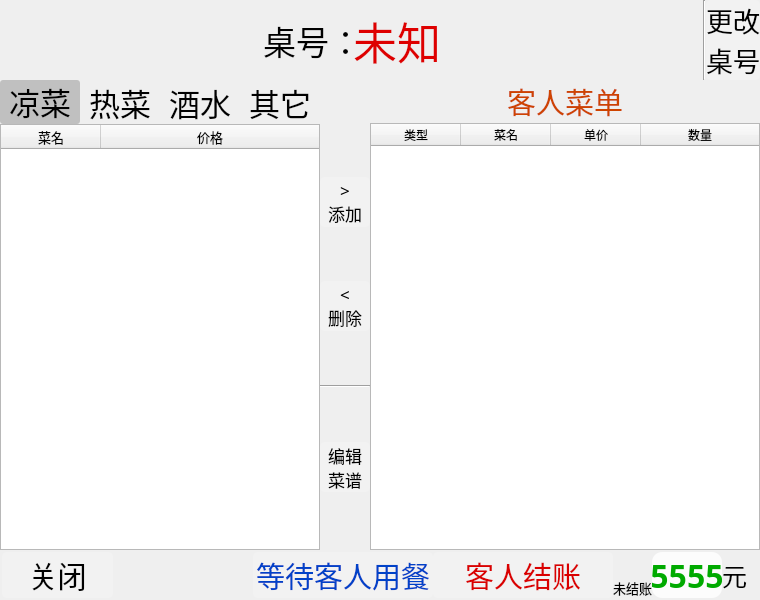
<?xml version="1.0" encoding="UTF-8"?>
<ui version="4.0">
 <class>NewGuests</class>
 <widget class="QWidget" name="NewGuests">
  <property name="geometry">
   <rect>
    <x>0</x>
    <y>0</y>
    <width>760</width>
    <height>600</height>
   </rect>
  </property>
  <property name="minimumSize">
   <size>
    <width>760</width>
    <height>600</height>
   </size>
  </property>
  <property name="maximumSize">
   <size>
    <width>760</width>
    <height>16777215</height>
   </size>
  </property>
  <property name="font">
   <font>
    <family>楷体</family>
   </font>
  </property>
  <property name="windowTitle">
   <string>枫林苑农庄——新客点餐</string>
  </property>
  <property name="styleSheet">
   <string notr="true">
QWidget#NewGuests {border-image: url(:/bg2.jpg);}
QWidget#NewGuests QTabWidget:pane {border: none;}
QWidget#NewGuests QTabBar:tab {background:transparent;border-radius:3px;width:80;}
QWidget#NewGuests QTabBar:tab:hover {background: rgba(0,0,0,50);}
QWidget#NewGuests QTabBar:tab:selected {background: rgba(0,0,0,50);}

QTableWidget {border-image: url(:/bg4.jpg);alternate-background-color: rgba(0, 0, 0, 20);}
QTableWidget::item:selected {background-color: lightgreen;}


QPushButton {background: rgba(255, 255, 255, 50);border-radius:5px;}
QPushButton:hover {background: rgba(0, 0, 0, 50);}

</string>
  </property>
  <layout class="QVBoxLayout" name="verticalLayout_5">
   <property name="spacing">
    <number>0</number>
   </property>
   <property name="leftMargin">
    <number>0</number>
   </property>
   <property name="topMargin">
    <number>0</number>
   </property>
   <property name="rightMargin">
    <number>0</number>
   </property>
   <property name="bottomMargin">
    <number>0</number>
   </property>
   <item>
    <widget class="QWidget" name="widget_3" native="true">
     <property name="minimumSize">
      <size>
       <width>0</width>
       <height>80</height>
      </size>
     </property>
     <layout class="QHBoxLayout" name="horizontalLayout">
      <property name="spacing">
       <number>0</number>
      </property>
      <property name="leftMargin">
       <number>0</number>
      </property>
      <property name="topMargin">
       <number>0</number>
      </property>
      <property name="rightMargin">
       <number>0</number>
      </property>
      <property name="bottomMargin">
       <number>0</number>
      </property>
      <item>
       <spacer name="horizontalSpacer_2">
        <property name="orientation">
         <enum>Qt::Horizontal</enum>
        </property>
        <property name="sizeHint" stdset="0">
         <size>
          <width>40</width>
          <height>20</height>
         </size>
        </property>
       </spacer>
      </item>
      <item>
       <widget class="QLabel" name="label">
        <property name="minimumSize">
         <size>
          <width>90</width>
          <height>80</height>
         </size>
        </property>
        <property name="maximumSize">
         <size>
          <width>90</width>
          <height>80</height>
         </size>
        </property>
        <property name="font">
         <font>
          <family>黑体</family>
          <pointsize>25</pointsize>
         </font>
        </property>
        <property name="text">
         <string>桌号：</string>
        </property>
       </widget>
      </item>
      <item>
       <widget class="QLabel" name="labDeskName">
        <property name="minimumSize">
         <size>
          <width>0</width>
          <height>80</height>
         </size>
        </property>
        <property name="maximumSize">
         <size>
          <width>1111</width>
          <height>80</height>
         </size>
        </property>
        <property name="font">
         <font>
          <family>黑体</family>
          <pointsize>33</pointsize>
         </font>
        </property>
        <property name="styleSheet">
         <string notr="true">color: rgb(222, 0, 0);</string>
        </property>
        <property name="text">
         <string>未知</string>
        </property>
        <property name="alignment">
         <set>Qt::AlignCenter</set>
        </property>
       </widget>
      </item>
      <item>
       <spacer name="horizontalSpacer">
        <property name="orientation">
         <enum>Qt::Horizontal</enum>
        </property>
        <property name="sizeHint" stdset="0">
         <size>
          <width>40</width>
          <height>20</height>
         </size>
        </property>
       </spacer>
      </item>
      <item>
       <widget class="Line" name="line_2">
        <property name="orientation">
         <enum>Qt::Vertical</enum>
        </property>
       </widget>
      </item>
      <item>
       <widget class="QPushButton" name="btnChangeDesk">
        <property name="sizePolicy">
         <sizepolicy hsizetype="Minimum" vsizetype="Minimum">
          <horstretch>0</horstretch>
          <verstretch>0</verstretch>
         </sizepolicy>
        </property>
        <property name="font">
         <font>
          <family>楷体</family>
          <pointsize>20</pointsize>
         </font>
        </property>
        <property name="text">
         <string>更改
桌号</string>
        </property>
       </widget>
      </item>
     </layout>
    </widget>
   </item>
   <item>
    <widget class="QWidget" name="widget_4" native="true">
     <property name="maximumSize">
      <size>
       <width>16777215</width>
       <height>16777215</height>
      </size>
     </property>
     <layout class="QHBoxLayout" name="horizontalLayout_2">
      <property name="spacing">
       <number>0</number>
      </property>
      <property name="leftMargin">
       <number>0</number>
      </property>
      <property name="topMargin">
       <number>0</number>
      </property>
      <property name="rightMargin">
       <number>0</number>
      </property>
      <property name="bottomMargin">
       <number>0</number>
      </property>
      <item>
       <widget class="QTabWidget" name="tabWidget">
        <property name="minimumSize">
         <size>
          <width>320</width>
          <height>0</height>
         </size>
        </property>
        <property name="maximumSize">
         <size>
          <width>320</width>
          <height>16777215</height>
         </size>
        </property>
        <property name="font">
         <font>
          <family>楷体</family>
          <pointsize>23</pointsize>
         </font>
        </property>
        <property name="currentIndex">
         <number>0</number>
        </property>
        <widget class="QWidget" name="tabWidColdDish3">
         <attribute name="title">
          <string>凉菜</string>
         </attribute>
         <layout class="QVBoxLayout" name="verticalLayout_2">
          <property name="spacing">
           <number>0</number>
          </property>
          <property name="leftMargin">
           <number>0</number>
          </property>
          <property name="topMargin">
           <number>0</number>
          </property>
          <property name="rightMargin">
           <number>0</number>
          </property>
          <property name="bottomMargin">
           <number>0</number>
          </property>
          <item>
           <widget class="QTableWidget" name="tableWidColdDish3">
            <property name="font">
             <font>
              <pointsize>10</pointsize>
             </font>
            </property>
            <property name="focusPolicy">
             <enum>Qt::NoFocus</enum>
            </property>
            <property name="editTriggers">
             <set>QAbstractItemView::NoEditTriggers</set>
            </property>
            <property name="alternatingRowColors">
             <bool>true</bool>
            </property>
            <property name="selectionBehavior">
             <enum>QAbstractItemView::SelectRows</enum>
            </property>
            <property name="gridStyle">
             <enum>Qt::NoPen</enum>
            </property>
            <attribute name="horizontalHeaderStretchLastSection">
             <bool>true</bool>
            </attribute>
            <column>
             <property name="text">
              <string>菜名</string>
             </property>
            </column>
            <column>
             <property name="text">
              <string>价格</string>
             </property>
            </column>
           </widget>
          </item>
         </layout>
        </widget>
        <widget class="QWidget" name="tabWidHotDishes3">
         <attribute name="title">
          <string>热菜</string>
         </attribute>
         <layout class="QVBoxLayout" name="verticalLayout_3">
          <property name="spacing">
           <number>0</number>
          </property>
          <property name="leftMargin">
           <number>0</number>
          </property>
          <property name="topMargin">
           <number>0</number>
          </property>
          <property name="rightMargin">
           <number>0</number>
          </property>
          <property name="bottomMargin">
           <number>0</number>
          </property>
          <item>
           <widget class="QTableWidget" name="tableWidHotDishes3">
            <property name="font">
             <font>
              <pointsize>10</pointsize>
             </font>
            </property>
            <property name="focusPolicy">
             <enum>Qt::NoFocus</enum>
            </property>
            <property name="editTriggers">
             <set>QAbstractItemView::NoEditTriggers</set>
            </property>
            <property name="selectionBehavior">
             <enum>QAbstractItemView::SelectRows</enum>
            </property>
            <property name="gridStyle">
             <enum>Qt::NoPen</enum>
            </property>
            <attribute name="horizontalHeaderStretchLastSection">
             <bool>true</bool>
            </attribute>
            <column>
             <property name="text">
              <string>菜名</string>
             </property>
            </column>
            <column>
             <property name="text">
              <string>价格</string>
             </property>
            </column>
           </widget>
          </item>
         </layout>
        </widget>
        <widget class="QWidget" name="tabWidDrinks3">
         <attribute name="title">
          <string>酒水</string>
         </attribute>
         <layout class="QVBoxLayout" name="verticalLayout_4">
          <property name="spacing">
           <number>0</number>
          </property>
          <property name="leftMargin">
           <number>0</number>
          </property>
          <property name="topMargin">
           <number>0</number>
          </property>
          <property name="rightMargin">
           <number>0</number>
          </property>
          <property name="bottomMargin">
           <number>0</number>
          </property>
          <item>
           <widget class="QTableWidget" name="tableWidDrinks3">
            <property name="font">
             <font>
              <pointsize>10</pointsize>
             </font>
            </property>
            <property name="focusPolicy">
             <enum>Qt::NoFocus</enum>
            </property>
            <property name="editTriggers">
             <set>QAbstractItemView::NoEditTriggers</set>
            </property>
            <property name="selectionBehavior">
             <enum>QAbstractItemView::SelectRows</enum>
            </property>
            <property name="gridStyle">
             <enum>Qt::NoPen</enum>
            </property>
            <attribute name="horizontalHeaderStretchLastSection">
             <bool>true</bool>
            </attribute>
            <column>
             <property name="text">
              <string>菜名</string>
             </property>
            </column>
            <column>
             <property name="text">
              <string>价格</string>
             </property>
            </column>
           </widget>
          </item>
         </layout>
        </widget>
        <widget class="QWidget" name="tabWidOther3">
         <attribute name="title">
          <string>其它</string>
         </attribute>
         <layout class="QVBoxLayout" name="verticalLayout_6">
          <property name="spacing">
           <number>0</number>
          </property>
          <property name="leftMargin">
           <number>0</number>
          </property>
          <property name="topMargin">
           <number>0</number>
          </property>
          <property name="rightMargin">
           <number>0</number>
          </property>
          <property name="bottomMargin">
           <number>0</number>
          </property>
          <item>
           <widget class="QTableWidget" name="tableWidOther3">
            <property name="font">
             <font>
              <pointsize>10</pointsize>
             </font>
            </property>
            <property name="focusPolicy">
             <enum>Qt::NoFocus</enum>
            </property>
            <property name="styleSheet">
             <string notr="true"/>
            </property>
            <property name="editTriggers">
             <set>QAbstractItemView::NoEditTriggers</set>
            </property>
            <property name="selectionBehavior">
             <enum>QAbstractItemView::SelectRows</enum>
            </property>
            <property name="gridStyle">
             <enum>Qt::NoPen</enum>
            </property>
            <attribute name="horizontalHeaderStretchLastSection">
             <bool>true</bool>
            </attribute>
            <column>
             <property name="text">
              <string>种类</string>
             </property>
            </column>
            <column>
             <property name="text">
              <string>价格</string>
             </property>
            </column>
           </widget>
          </item>
         </layout>
        </widget>
       </widget>
      </item>
      <item>
       <widget class="QWidget" name="widget" native="true">
        <layout class="QGridLayout" name="gridLayout">
         <property name="leftMargin">
          <number>0</number>
         </property>
         <property name="topMargin">
          <number>0</number>
         </property>
         <property name="rightMargin">
          <number>0</number>
         </property>
         <property name="bottomMargin">
          <number>0</number>
         </property>
         <property name="spacing">
          <number>0</number>
         </property>
         <item row="1" column="1">
          <widget class="QTableWidget" name="tableWidOrderDish">
           <property name="minimumSize">
            <size>
             <width>0</width>
             <height>0</height>
            </size>
           </property>
           <property name="maximumSize">
            <size>
             <width>11111</width>
             <height>16777215</height>
            </size>
           </property>
           <property name="focusPolicy">
            <enum>Qt::NoFocus</enum>
           </property>
           <property name="styleSheet">
            <string notr="true"/>
           </property>
           <property name="horizontalScrollBarPolicy">
            <enum>Qt::ScrollBarAsNeeded</enum>
           </property>
           <property name="editTriggers">
            <set>QAbstractItemView::NoEditTriggers</set>
           </property>
           <property name="alternatingRowColors">
            <bool>true</bool>
           </property>
           <property name="selectionBehavior">
            <enum>QAbstractItemView::SelectRows</enum>
           </property>
           <property name="verticalScrollMode">
            <enum>QAbstractItemView::ScrollPerItem</enum>
           </property>
           <property name="gridStyle">
            <enum>Qt::NoPen</enum>
           </property>
           <property name="sortingEnabled">
            <bool>true</bool>
           </property>
           <attribute name="horizontalHeaderDefaultSectionSize">
            <number>90</number>
           </attribute>
           <attribute name="horizontalHeaderMinimumSectionSize">
            <number>25</number>
           </attribute>
           <attribute name="horizontalHeaderStretchLastSection">
            <bool>true</bool>
           </attribute>
           <attribute name="verticalHeaderMinimumSectionSize">
            <number>40</number>
           </attribute>
           <column>
            <property name="text">
             <string>类型</string>
            </property>
           </column>
           <column>
            <property name="text">
             <string>菜名</string>
            </property>
           </column>
           <column>
            <property name="text">
             <string>单价</string>
            </property>
           </column>
           <column>
            <property name="text">
             <string>数量</string>
            </property>
           </column>
          </widget>
         </item>
         <item row="1" column="0">
          <widget class="QWidget" name="widget_2" native="true">
           <property name="minimumSize">
            <size>
             <width>50</width>
             <height>0</height>
            </size>
           </property>
           <property name="maximumSize">
            <size>
             <width>50</width>
             <height>16777215</height>
            </size>
           </property>
           <property name="styleSheet">
            <string notr="true"/>
           </property>
           <layout class="QVBoxLayout" name="verticalLayout">
            <property name="spacing">
             <number>0</number>
            </property>
            <property name="leftMargin">
             <number>0</number>
            </property>
            <property name="topMargin">
             <number>0</number>
            </property>
            <property name="rightMargin">
             <number>0</number>
            </property>
            <property name="bottomMargin">
             <number>0</number>
            </property>
            <item>
             <widget class="QPushButton" name="btnAdd">
              <property name="maximumSize">
               <size>
                <width>50</width>
                <height>50</height>
               </size>
              </property>
              <property name="font">
               <font>
                <family>楷体</family>
                <pointsize>13</pointsize>
               </font>
              </property>
              <property name="text">
               <string>&gt;
添加</string>
              </property>
             </widget>
            </item>
            <item>
             <widget class="QPushButton" name="btnDel">
              <property name="maximumSize">
               <size>
                <width>50</width>
                <height>50</height>
               </size>
              </property>
              <property name="font">
               <font>
                <family>楷体</family>
                <pointsize>13</pointsize>
               </font>
              </property>
              <property name="text">
               <string>&lt;
删除</string>
              </property>
             </widget>
            </item>
            <item>
             <widget class="Line" name="line">
              <property name="orientation">
               <enum>Qt::Horizontal</enum>
              </property>
             </widget>
            </item>
            <item>
             <widget class="QPushButton" name="btnTodayDishShow">
              <property name="maximumSize">
               <size>
                <width>50</width>
                <height>50</height>
               </size>
              </property>
              <property name="font">
               <font>
                <family>楷体</family>
                <pointsize>13</pointsize>
               </font>
              </property>
              <property name="text">
               <string>编辑
菜谱</string>
              </property>
             </widget>
            </item>
           </layout>
          </widget>
         </item>
         <item row="0" column="1">
          <widget class="QLabel" name="label_3">
           <property name="minimumSize">
            <size>
             <width>0</width>
             <height>31</height>
            </size>
           </property>
           <property name="font">
            <font>
             <family>楷体</family>
             <pointsize>22</pointsize>
             <weight>50</weight>
             <bold>false</bold>
            </font>
           </property>
           <property name="styleSheet">
            <string notr="true">color: rgb(206, 68, 0);</string>
           </property>
           <property name="text">
            <string>客人菜单</string>
           </property>
           <property name="alignment">
            <set>Qt::AlignCenter</set>
           </property>
          </widget>
         </item>
        </layout>
       </widget>
      </item>
     </layout>
    </widget>
   </item>
   <item>
    <widget class="QWidget" name="widget_5" native="true">
     <property name="minimumSize">
      <size>
       <width>0</width>
       <height>50</height>
      </size>
     </property>
     <widget class="QPushButton" name="btnWait">
      <property name="geometry">
       <rect>
        <x>253</x>
        <y>2</y>
        <width>180</width>
        <height>46</height>
       </rect>
      </property>
      <property name="sizePolicy">
       <sizepolicy hsizetype="Minimum" vsizetype="Minimum">
        <horstretch>0</horstretch>
        <verstretch>0</verstretch>
       </sizepolicy>
      </property>
      <property name="minimumSize">
       <size>
        <width>0</width>
        <height>46</height>
       </size>
      </property>
      <property name="maximumSize">
       <size>
        <width>180</width>
        <height>46</height>
       </size>
      </property>
      <property name="font">
       <font>
        <family>楷体</family>
        <pointsize>22</pointsize>
       </font>
      </property>
      <property name="styleSheet">
       <string notr="true">color: rgb(0, 66, 200);</string>
      </property>
      <property name="text">
       <string>等待客人用餐</string>
      </property>
     </widget>
     <widget class="QWidget" name="widget_6" native="true">
      <property name="geometry">
       <rect>
        <x>613</x>
        <y>2</y>
        <width>135</width>
        <height>46</height>
       </rect>
      </property>
      <property name="minimumSize">
       <size>
        <width>0</width>
        <height>46</height>
       </size>
      </property>
      <property name="maximumSize">
       <size>
        <width>16777215</width>
        <height>46</height>
       </size>
      </property>
      <property name="font">
       <font>
        <family>楷体</family>
        <pointsize>13</pointsize>
       </font>
      </property>
      <layout class="QHBoxLayout" name="horizontalLayout_4">
       <property name="spacing">
        <number>0</number>
       </property>
       <property name="leftMargin">
        <number>0</number>
       </property>
       <property name="topMargin">
        <number>0</number>
       </property>
       <property name="rightMargin">
        <number>0</number>
       </property>
       <property name="bottomMargin">
        <number>0</number>
       </property>
       <item>
        <widget class="QLabel" name="labWhetherPay">
         <property name="font">
          <font>
           <family>微软雅黑</family>
           <pointsize>10</pointsize>
          </font>
         </property>
         <property name="text">
          <string>未结账</string>
         </property>
         <property name="alignment">
          <set>Qt::AlignBottom|Qt::AlignHCenter</set>
         </property>
        </widget>
       </item>
       <item>
        <widget class="QLabel" name="labTotalMoney">
         <property name="minimumSize">
          <size>
           <width>70</width>
           <height>0</height>
          </size>
         </property>
         <property name="maximumSize">
          <size>
           <width>70</width>
           <height>16777215</height>
          </size>
         </property>
         <property name="font">
          <font>
           <family>楷体</family>
           <pointsize>24</pointsize>
           <weight>75</weight>
           <bold>true</bold>
          </font>
         </property>
         <property name="styleSheet">
          <string notr="true">color: rgb(0, 170, 0);
background-color: rgba(255, 255, 255, 200);
border-radius:10px;
</string>
         </property>
         <property name="text">
          <string>5555</string>
         </property>
         <property name="alignment">
          <set>Qt::AlignCenter</set>
         </property>
        </widget>
       </item>
       <item>
        <widget class="QLabel" name="label_6">
         <property name="font">
          <font>
           <family>楷体</family>
           <pointsize>19</pointsize>
          </font>
         </property>
         <property name="text">
          <string>元</string>
         </property>
        </widget>
       </item>
      </layout>
     </widget>
     <widget class="QPushButton" name="btnPay">
      <property name="geometry">
       <rect>
        <x>433</x>
        <y>2</y>
        <width>180</width>
        <height>46</height>
       </rect>
      </property>
      <property name="sizePolicy">
       <sizepolicy hsizetype="Minimum" vsizetype="Minimum">
        <horstretch>0</horstretch>
        <verstretch>0</verstretch>
       </sizepolicy>
      </property>
      <property name="minimumSize">
       <size>
        <width>180</width>
        <height>46</height>
       </size>
      </property>
      <property name="maximumSize">
       <size>
        <width>180</width>
        <height>46</height>
       </size>
      </property>
      <property name="font">
       <font>
        <family>楷体</family>
        <pointsize>22</pointsize>
       </font>
      </property>
      <property name="styleSheet">
       <string notr="true">color: rgb(218, 0, 0);</string>
      </property>
      <property name="text">
       <string>客人结账</string>
      </property>
     </widget>
     <widget class="QPushButton" name="btnQuit">
      <property name="geometry">
       <rect>
        <x>2</x>
        <y>2</y>
        <width>111</width>
        <height>46</height>
       </rect>
      </property>
      <property name="sizePolicy">
       <sizepolicy hsizetype="Minimum" vsizetype="Minimum">
        <horstretch>0</horstretch>
        <verstretch>0</verstretch>
       </sizepolicy>
      </property>
      <property name="minimumSize">
       <size>
        <width>0</width>
        <height>46</height>
       </size>
      </property>
      <property name="maximumSize">
       <size>
        <width>180</width>
        <height>46</height>
       </size>
      </property>
      <property name="font">
       <font>
        <family>楷体</family>
        <pointsize>22</pointsize>
       </font>
      </property>
      <property name="styleSheet">
       <string notr="true">color: rgb(0, 0, 0);</string>
      </property>
      <property name="text">
       <string>关闭</string>
      </property>
     </widget>
    </widget>
   </item>
  </layout>
 </widget>
 <resources>
  <include location="images.qrc"/>
 </resources>
 <connections>
  <connection>
   <sender>btnQuit</sender>
   <signal>clicked()</signal>
   <receiver>NewGuests</receiver>
   <slot>close()</slot>
   <hints>
    <hint type="sourcelabel">
     <x>77</x>
     <y>577</y>
    </hint>
    <hint type="destinationlabel">
     <x>37</x>
     <y>606</y>
    </hint>
   </hints>
  </connection>
 </connections>
</ui>
